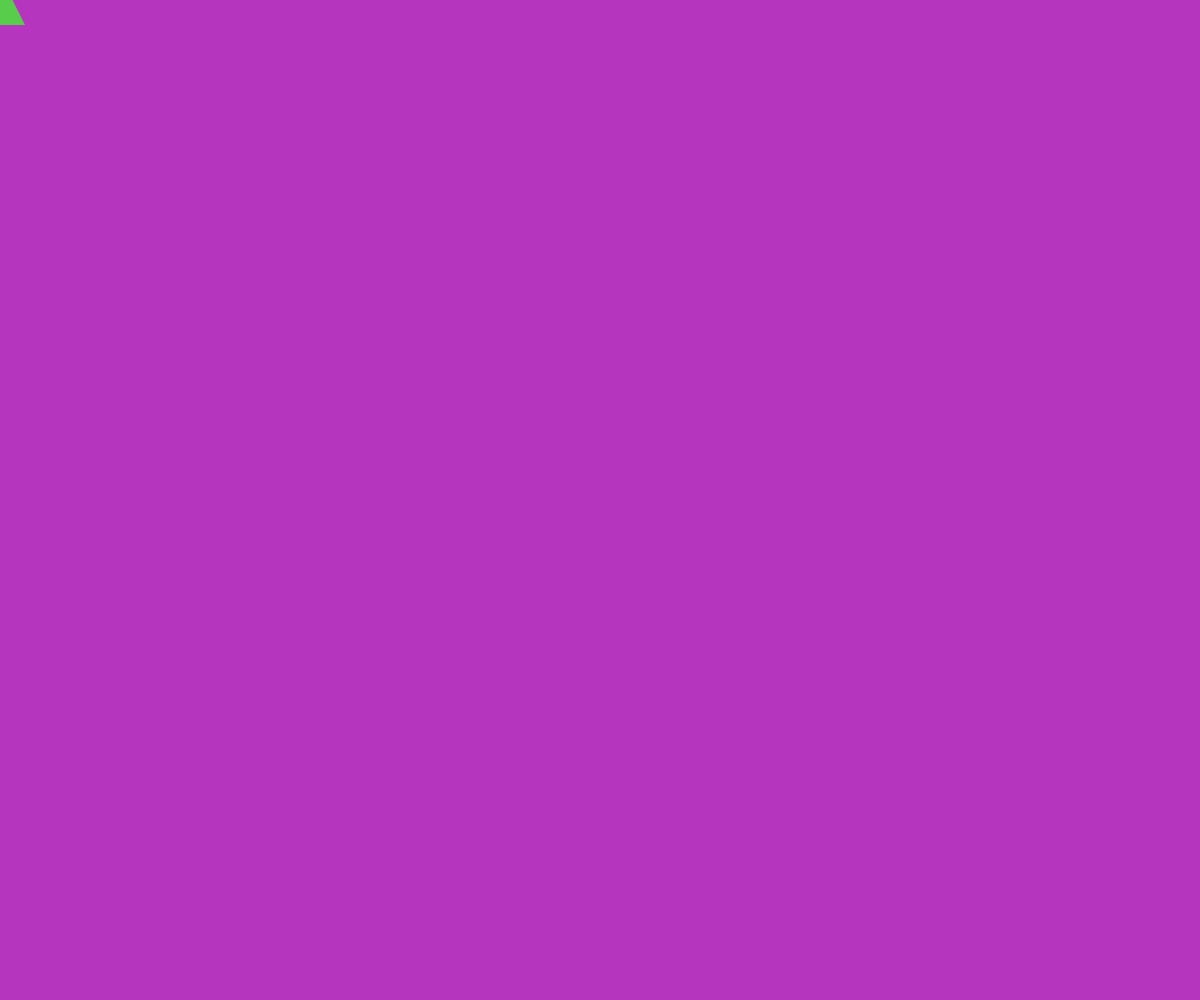
Frame 1 (no input)
Frame 60 (no input): identical to frame 1, image omitted
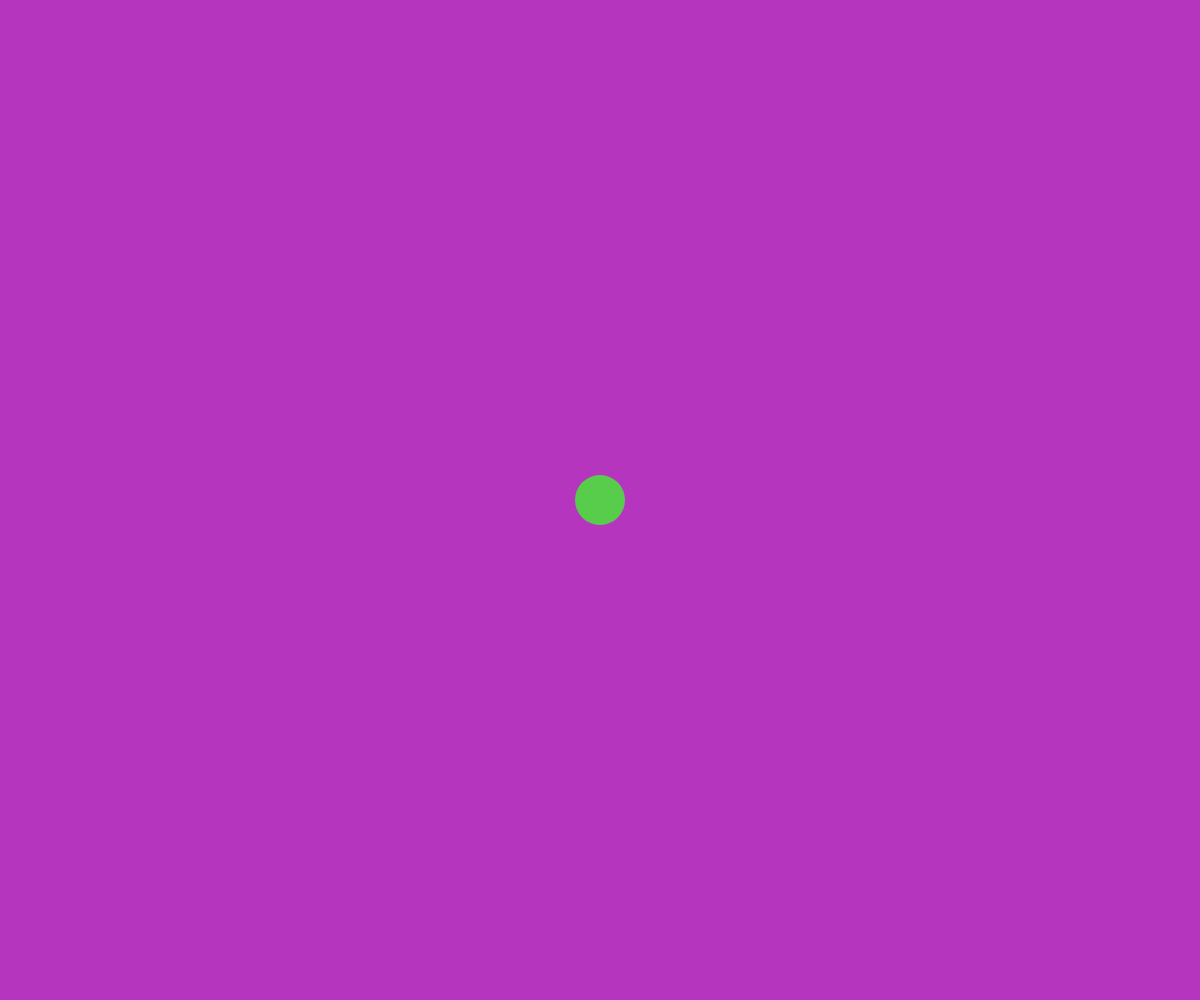
Frame 120 (the mouse pressed at the canvas centre since frame 60)

The p5.js sketch that drew these frames (run headless with seeded random() and noise() and a simulated clock; from frame 60 on, the mouse is pressed at the canvas centre):

// p5.js sketch
// ── sketch.js
// Author: Corey SPitzer 
// Title: Reactive Patterns
// Description: This sketch creates a dynamic and random set of patterns that respond to mouse movements and keyboard inputs. 
// The random colors and shapes are triggered using conditional statements and mouse interactions to create an engaging experience.
// User Instructions: Move your mouse across the canvas and press any key to change the shape and colors.

// Declare variables
let shapeSize = 50;
let bgColor;
let shapeColor;

function setup() {
  createCanvas(windowWidth, windowHeight);
  bgColor = color(random(255), random(255), random(255)); // Random background color
  shapeColor = color(random(255), random(255), random(255)); // Random initial shape color
  noStroke();
}

function draw() {
  background(bgColor);

  // If mouse is pressed, draw a circle
  if (mouseIsPressed) {
    fill(shapeColor);
    ellipse(mouseX, mouseY, shapeSize, shapeSize);
  } 
  // Else if mouse is not pressed, draw a rectangle
  else if (mouseX > width / 2) {
    fill(shapeColor);
    rect(mouseX - shapeSize / 2, mouseY - shapeSize / 2, shapeSize, shapeSize);
  } 
  // Else, draw a triangle
  else {
    fill(shapeColor);
    triangle(mouseX - shapeSize / 2, mouseY + shapeSize / 2, 
             mouseX + shapeSize / 2, mouseY + shapeSize / 2, 
             mouseX, mouseY - shapeSize / 2);
  }
}

// Change colors when a key is pressed
function keyPressed() {
  bgColor = color(random(255), random(255), random(255)); // Random background color
  shapeColor = color(random(255), random(255), random(255)); // Random shape color
  shapeSize = random(30, 100); // Random size for the shape
}
